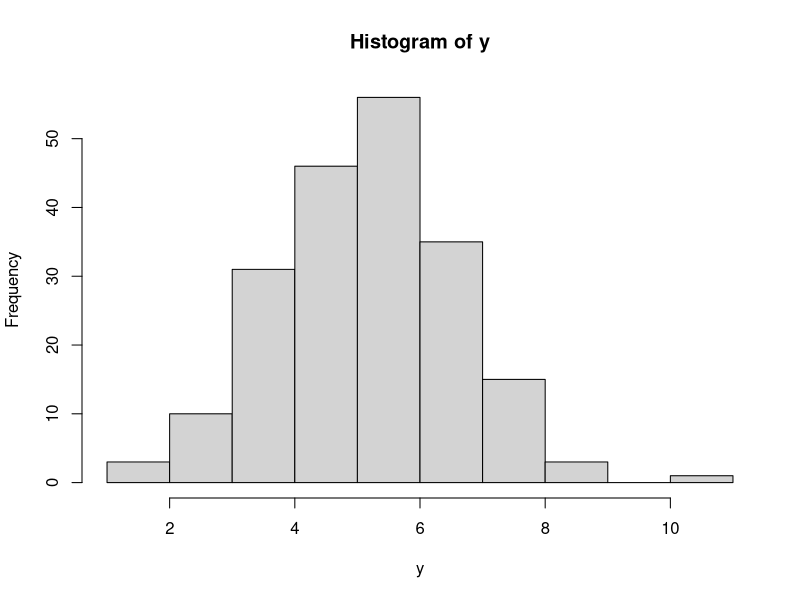
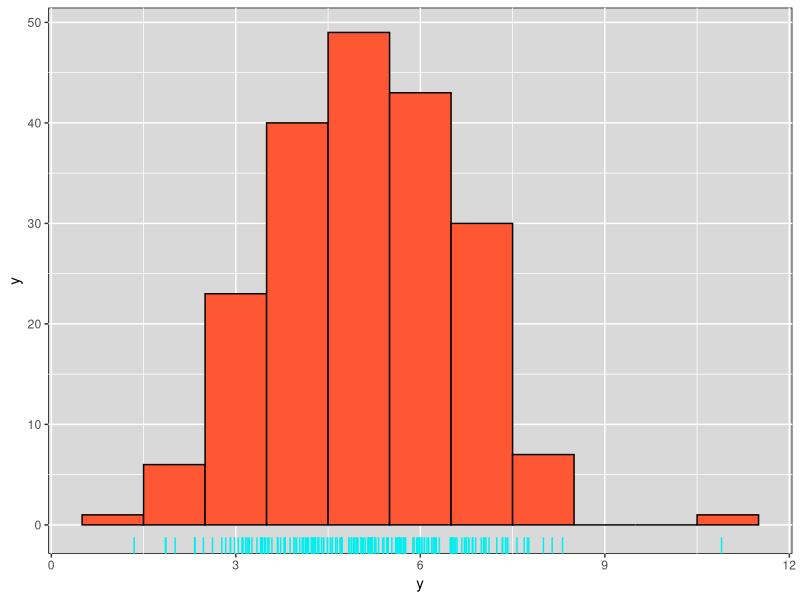

Write R code to recreate these figures, in order. (Note: this script raises an error after producing the figures.)
# ESTEC - 18-20 December 2017
# by Rafael S. de Souza
# 
# (c) 2017, Rafael S. de Souza 
# 
# Customized MCMC sampler
# Case: Normal distribution

library(fitdistrplus)
library(ggplot2)
library(ggthemes)
library(stats4)


# Generate data
set.seed(1056)                          # set seed to replicate example
nobs = 200                              # number of obs in model
y <- rnorm(nobs,5,1.5)                  # random uniform variable

gd <- data.frame(x=y)

hist(y)


ggplot(data = gd,aes(x = y)) +
  geom_histogram(binwidth=1,fill="#FF5733",color="black") + 
  scale_fill_tableau()  + 
  #theme_xkcd() +
  geom_rug(sides = "b", aes(y = 0), position = "jitter", colour = "cyan2")+
  theme(panel.background = element_rect(color = "black", fill = "gray85") )




## Fit a normal distribution to the 50 random data set
fitdist(y,"norm") 

# Likelihood function
likelihood <- function(param){
  "Normal likelihood"
  
  mu = param[1]
  sd = param[2]
  LL = dnorm(y, mean = mu, sd = sd)
  return(sum(log(LL)))
}

Mc <- list()
for(i in 1:100){
  Mc <- append(Mc,likelihood(c(chain2[i,1],chain2[i,2])))
}
as.numeric(Mc)
plot(as.numeric(Mc),type="l")


slopevalues <- function(y){return(likelihood(c(y,1.5)))}
plot(seq(0,10,length.out = 100),sapply(seq(0,10,length.out = 100),slopevalues),type="l")
abline(v = 5)


x1 <- seq(-1,1,by=0.1)
plot(x1,dnorm(x1))


# Fit via ML
LL <- function(mu,sd){
  -likelihood(c(mu,sd))
}

fit <- mle(LL, start = list( mu = 3, sd = 1), method = "L-BFGS-B", lower = c(-Inf, 0))
summary(fit)

# Prior distribution
prior <- function(param){
  mu  = param[1]
  sd = param[2]
  muprior = dnorm(mu, mean = 0,sd = 10, log = T)
  sdprior = dunif(sd, min = 0.001, max = 10, log = T)
  return(muprior +  sdprior)
}

# Posterior
p_target <- function(param){
  return(likelihood(param) + prior(param))
}


# MCMC starts now

proposalfunction <- function(param,alpha=0.75){
  return(c(rnorm(1,mean = param[1],sd = 0.25),max(1e-3,runif(1,param[2] - alpha,param[2]+alpha))))
}

startvalue <- c(1,2)

# Define Bernoulli sampler as special case of binomial distribution
rbern <- function(p){
  rbinom(1,1,p)
  }

run_metropolis_MCMC <- function(startvalue, iterations){
  chain = array(dim = c(iterations + 1,2))
  chain[1,] = startvalue
  
  for (i in 1:iterations){
    s_prop = proposalfunction(chain[i,])
    
    #Hasting ratio: exponential term accounts for loglikelihood and priors 
    H = exp(p_target(s_prop) - p_target(chain[i,]))
    
    # acceptance probability
    p_trans = min(1,H)
    Jump = rbern(p_trans)
    
    if (Jump == 1){
      chain[i + 1,] = s_prop
    }else{
      chain[i + 1,] = chain[i,]
    }
  }
  return(chain)
}
N_it <- 1000
burnIn <- 200
chain = run_metropolis_MCMC(startvalue, N_it)

chain2 <- data.frame(chain[,1],chain[,2])
chain2$burn <- as.factor(c(rep("burnin",burnIn + 1),rep("chain",N_it-burnIn)))
colnames(chain2) <- c("x","y","iteration")

# Plot
plot(chain2[,1],chain2[,2],type ="l")


ggplot(chain2[1:1000,],aes(x = x,fill = iteration)) +
  #  geom_point(size=0.2) +
  geom_bar(width=0.025) + scale_fill_tableau()  + 
  #  geom_density_2d(size=0.1) +
  xlab(expression(y)) + ylab("Counts") +
  # theme_xkcd() +
  theme(panel.background = element_rect(color = "black", fill = "gray85") )


d0 <- data.frame(x=5,y=1.5)
 ggplot(chain2[1:1000,],aes(x=x,y=y,colour=iteration)) +
 geom_path() + scale_color_tableau()  + 
  geom_point(data=d0,mapping=aes(x=x,y=y),colour="red") +
  #  geom_density_2d(size=0.1) +
  xlab(expression(mu)) + ylab(expression(sigma)) +
  # theme_xkcd() +
  theme(panel.background = element_rect(color = "black", fill = "gray85") ) 
